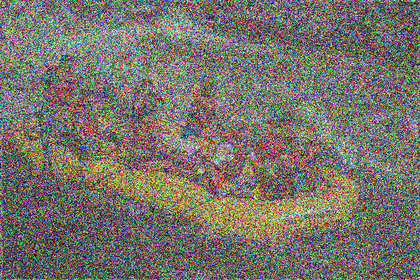
%> input picture BRISQUE_release/testimage1.bmp, 420 x 280 px, shrunk from 768 x 512 before the run
$ octave AverageGradent.m   (GNU Octave 9; MATLAB toolbox functions it lacks are replaced by stand-ins)
%> lines starting %> are read from the running program, lines starting %| are printed output that depends on the picture
%计算平均梯度
clear all
[filename,pathname]=uigetfile('*.*','图像');
%> the answer given: ../BRISQUE_release/testimage1.bmp
A=imread([pathname,filename]);
%> A is the input picture: size 280x420x3 uint8; mean R, G, B 119.7, 115.3, 106.5
% [5 lines of commented-out code are left out]
A=double(A);
%> A: size 280x420x3 double
[M,N,K]=size(A);
%> M = 280; N = 420; K = 3
sum=0;

for i=1:M-1
    for j=1:N-1
        diffX(i,j)=A(i,j)-A(i+1,j);
        diffY(i,j)=A(i,j)-A(i,j+1);
        w=sqrt(((diffX(i,j))^2+(diffY(i,j))^2)/2);
        sum=sum+w;
    end
end
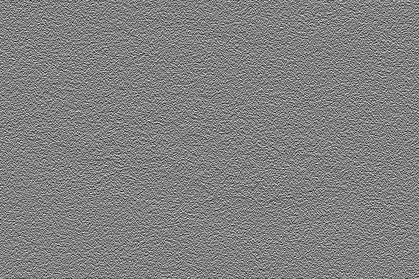
%> diffX: size 279x419 double; min -244, max 238, mean 0; drawn with min black and max white
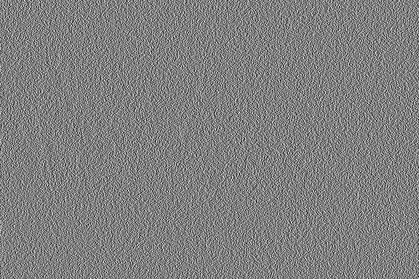
%> diffY: size 279x419 double; min -255, max 253, mean 0; drawn with min black and max white
%> after the loop, sum = 7021331.1
AVEGRAD=sum/((M-1)*(N-1))
%> AVEGRAD = 60.06
